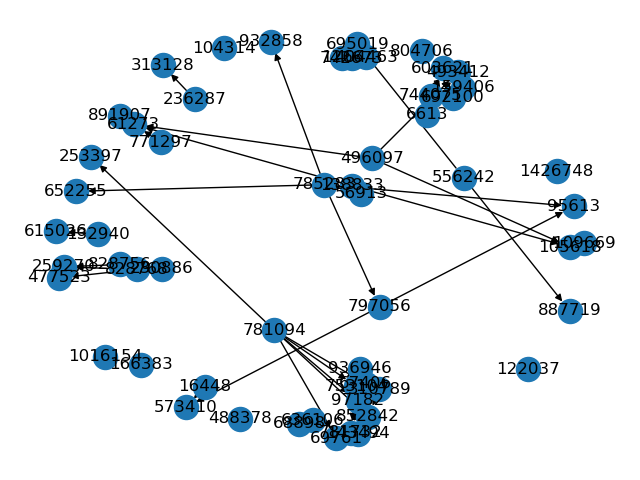

This figure's Python source:
import networkx as nx
import csv
import pandas as pd
import matplotlib.pyplot as plt
import math

filename = r"C:\Users\fbl71\PycharmProjects\ICM_2021_Problem_D\2021_ICM_Problem_D_Data\influence_data.csv"
# pagerank =
csv_data = pd.read_csv(filename)
csv_df = pd.DataFrame(csv_data)
G = nx.DiGraph()
for i in range(len(csv_df)):
    head = csv_df["influencer_id"][i]
    tail = csv_df["follower_id"][i]
    G.add_edge(head, tail)

nodes=[785283,404463,781094,97182,936946,932858,488378,105618,138833,496097,692100,771297,573410,652255,556242,797056,891907,310789,143494,236287,477523,828768,1266,742673,67406,493412,95613,615026,259270,695019,887719,56913,804706,636106,16448,61273,166383,781732,852842,109669,828756,132940,104314,6613,159406,1016154,122037,744075,68898,69761,253397,753104,313128,230886,603621,1426748]
subgraph=G.subgraph(nodes)
nx.draw(subgraph,with_labels=True)
plt.savefig("plot.png")
plt.show()
